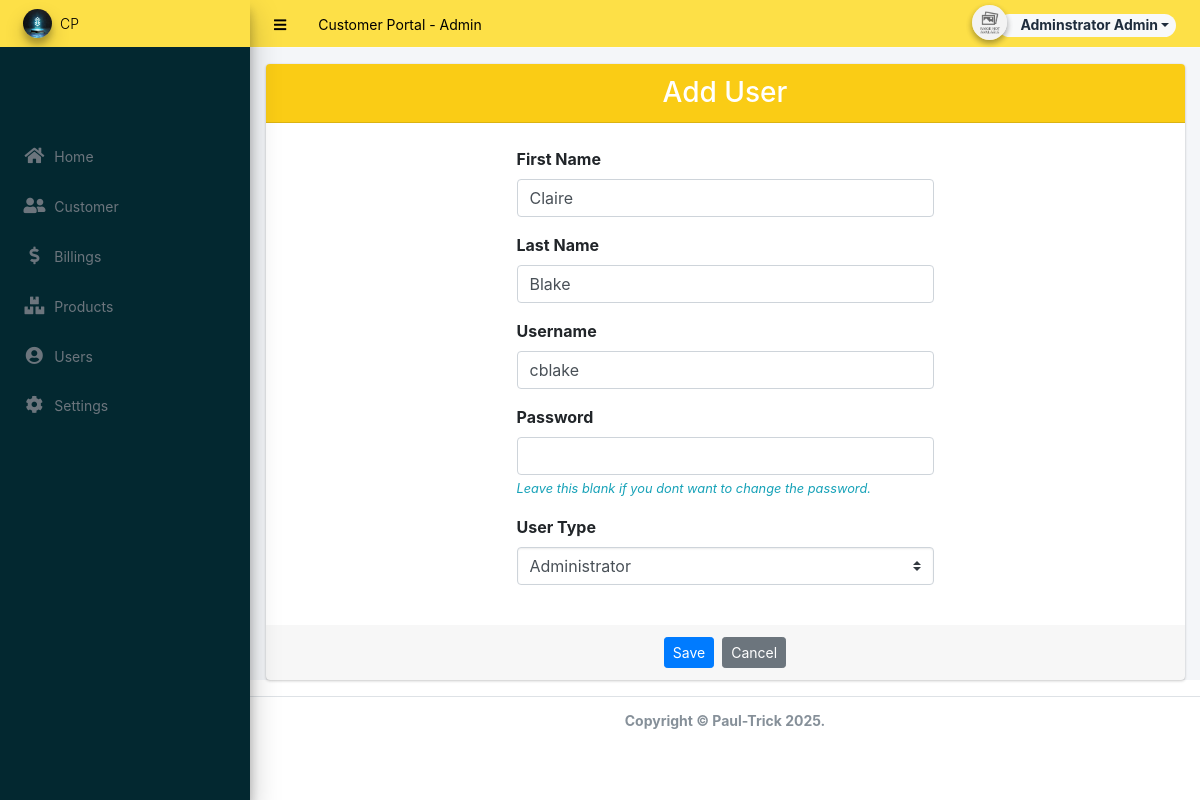
Screenshot of /admin/?page=user/manage_user&id=11 (signed in) with the database file from the repository.
### tables this page shows
CREATE TABLE `users` (
  `id` int(50) NOT NULL,
  `firstname` varchar(250) NOT NULL,
  `middlename` text DEFAULT NULL,
  `lastname` varchar(250) NOT NULL,
  `username` text NOT NULL,
  `password` text NOT NULL,
  `profile` text DEFAULT NULL,
  `last_login` datetime DEFAULT NULL,
  `type` tinyint(1) NOT NULL DEFAULT 0,
  `date_added` datetime NOT NULL DEFAULT current_timestamp(),
  `date_updated` datetime DEFAULT NULL ON UPDATE current_timestamp()
);

### admin/user/manage_user.php (the view, shortened to what this page needs)
<?php
if(isset($_GET['id']) && $_GET['id'] > 0){
    $user = $conn->query("SELECT * FROM users where id ='{$_GET['id']}'");
    foreach($user->fetch_array() as $k =>$v){
        $meta[$k] = $v;
    }
}
?>
<div class="card ">
<div class="">
	<div class="card-header d-flex justify-content-between align-items-center text-white" style="background-color: #facc15;">
		<h3 class="m-auto" >Add User</h3>
		</div>
	<div class="card-body py-4">
		<div class="container-fluid ">
			<form action="" id="manage-user">
				<div class="form-group col-6 mx-auto">
					<label for="name">First Name</label>
					<input type="text" name="firstname" id="firstname" class="form-control" value="<?php echo isset($meta['firstname']) ? $meta['firstname']: '' ?>" required>
				</div>
				<div class="form-group col-6 mx-auto">
					<label for="name">Last Name</label>
					<input type="text" name="lastname" id="lastname" class="form-control" value="<?php echo isset($meta['lastname']) ? $meta['lastname']: '' ?>" required>
				</div>
				<div class="form-group col-6 mx-auto">
					<label for="username">Username</label>
					<input type="text" name="username" id="username" class="form-control" value="<?php echo isset($meta['username']) ? $meta['username']: '' ?>" required  autocomplete="off">
				</div>
				<div class="form-group col-6 mx-auto">
					<label for="password">Password</label>
					<input type="password" name="password" id="password" class="form-control" value="" autocomplete="off" <?php echo isset($meta['id']) ? "": 'required' ?>>
                    <?php if(isset($_GET['id'])): ?>
					<small class="text-info"><i>Leave this blank if you dont want to change the password.</i></small>
                    <?php endif; ?>
				</div>
				<div class="form-group col-6 mx-auto">
					<label for="type">User Type</label>
					<select name="type" id="type" class="custom-select" value="<?php echo isset($meta['type']) ? $meta['type']: '' ?>" required>
						<option value="1" <?php echo isset($type) && $type == 1 ? 'selected': '' ?>>Administrator</option>
					</select>
				</div>
				</div>
		</div>
	</div>
	<div class="card-footer d-flex justify-content-center">
				<div class="row">
					<button class="btn btn-sm btn-primary mr-2" form="manage-user">Save</button>
					<a class="btn btn-sm btn-secondary" href="./?page=user/list">Cancel</a>
				</div>
		</div>
</div>

### rows the page displays
users: firstname "Claire", lastname "Blake", username "cblake", type "Administrator"

### other values shown
$_settings->info('name') "Customer Portal"
$_settings->userdata('firstname').' '.$_settings->userdata('lastname') "Adminstrator Admin"
$_settings->info('short_name') "CP"
